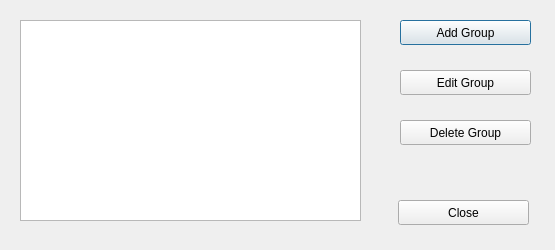
<?xml version="1.0" encoding="UTF-8"?>
<ui version="4.0">
 <class>ManageGroupsDialog</class>
 <widget class="QDialog" name="ManageGroupsDialog">
  <property name="geometry">
   <rect>
    <x>0</x>
    <y>0</y>
    <width>555</width>
    <height>250</height>
   </rect>
  </property>
  <property name="windowTitle">
   <string>Dialog</string>
  </property>
  <widget class="QPushButton" name="addGroupButton">
   <property name="geometry">
    <rect>
     <x>400</x>
     <y>20</y>
     <width>131</width>
     <height>25</height>
    </rect>
   </property>
   <property name="text">
    <string>Add Group</string>
   </property>
  </widget>
  <widget class="QPushButton" name="editGroupButton">
   <property name="geometry">
    <rect>
     <x>400</x>
     <y>70</y>
     <width>131</width>
     <height>25</height>
    </rect>
   </property>
   <property name="text">
    <string>Edit Group</string>
   </property>
  </widget>
  <widget class="QPushButton" name="deleteGroupButton">
   <property name="geometry">
    <rect>
     <x>400</x>
     <y>120</y>
     <width>131</width>
     <height>25</height>
    </rect>
   </property>
   <property name="text">
    <string>Delete Group</string>
   </property>
  </widget>
  <widget class="QPushButton" name="acceptButton">
   <property name="geometry">
    <rect>
     <x>398</x>
     <y>200</y>
     <width>131</width>
     <height>25</height>
    </rect>
   </property>
   <property name="text">
    <string>Close</string>
   </property>
  </widget>
  <widget class="QTableWidget" name="tableWidgetGroups">
   <property name="geometry">
    <rect>
     <x>20</x>
     <y>20</y>
     <width>341</width>
     <height>201</height>
    </rect>
   </property>
   <property name="font">
    <font>
     <pointsize>9</pointsize>
    </font>
   </property>
   <property name="tabKeyNavigation">
    <bool>false</bool>
   </property>
  </widget>
  <widget class="QLabel" name="labelInfo">
   <property name="geometry">
    <rect>
     <x>20</x>
     <y>230</y>
     <width>341</width>
     <height>21</height>
    </rect>
   </property>
   <property name="text">
    <string/>
   </property>
  </widget>
 </widget>
 <tabstops>
  <tabstop>tableWidgetGroups</tabstop>
  <tabstop>addGroupButton</tabstop>
  <tabstop>editGroupButton</tabstop>
  <tabstop>deleteGroupButton</tabstop>
  <tabstop>acceptButton</tabstop>
 </tabstops>
 <resources/>
 <connections/>
</ui>
